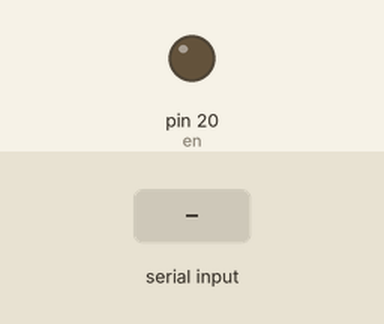
Bench run of a sketch on a simulated Arduino Mega 2560, built with avr-gcc and run on an emulated ATmega2560. Parts: output pins drawn as LEDs (lit = HIGH). The inputs (shaded band) are chosen by the test bench. What the sketch prints to the serial monitor is not drawn.

Above: at 1.2 s.
1.3 s: "1" received over the second serial link
At 2.35 s:
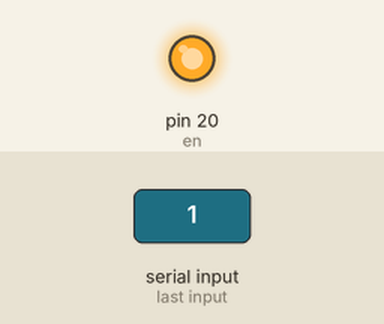
Timing chart, 0 to 4.3 s (numbered marks = the images above; inputs shaded):
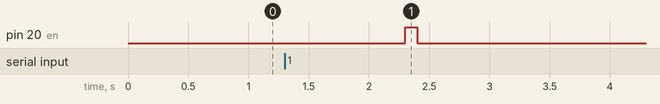

Measured:
- after the input at 1.3 s, pin 20 (en): LOW → HIGH after 1.0 s, → LOW 0.10 s later

The sketch:

code_term_paper_master.ino
```cpp
String cmd;
String response;
const int en = 20;

void setup() {
  Serial.begin(9600);
  Serial1.begin(9600);
  Serial2.begin(9600);

  pinMode(en, OUTPUT);
  digitalWrite(en, LOW);

}

void log(String dir, String message){
  String info = dir + " " + message;
  Serial2.println(info);
  for (int i = 0; i < message.length(); i++){
    Serial2.print((byte)message[i]);
    Serial2.print(" ");
  }
  Serial2.println();
}

void loop() {
  // PC -> Slaves
  if (Serial.available() > 0){
    cmd = Serial.readString();
    log("PC -> slave", cmd);
    digitalWrite(en, HIGH);
    delay(50);
    Serial1.print(cmd);
    delay(50);
    digitalWrite(en, LOW);
    cmd = "";
  }

  // Slaves -> PC
  if (Serial1.available() > 0){
    response = Serial1.readString();
    log("slave -> PC", response);

    digitalWrite(en, HIGH);
    delay(50);
    Serial.print(response);
    delay(50);
    digitalWrite(en, LOW);
    response = "";
  }

}
```
